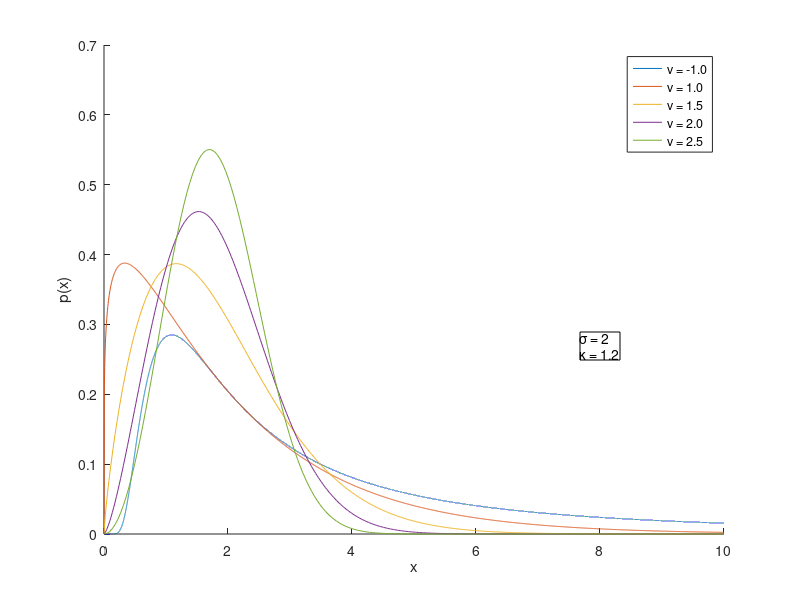
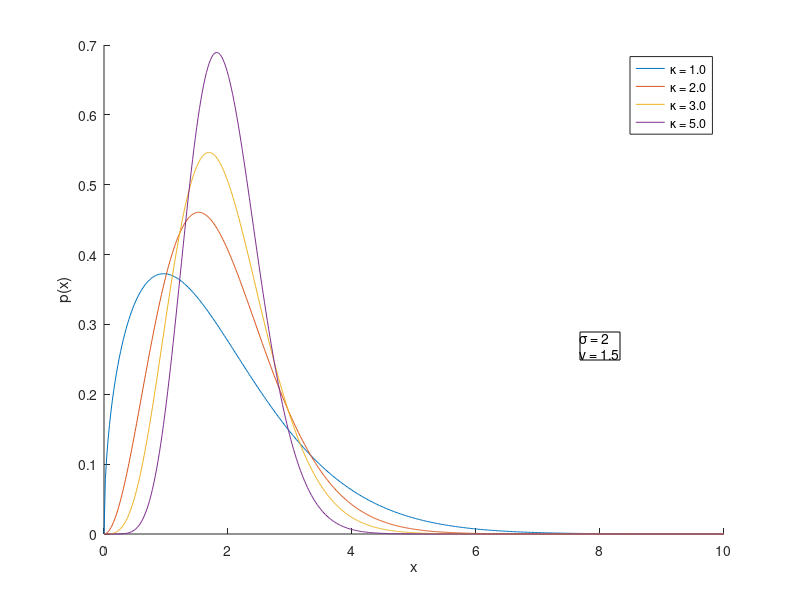
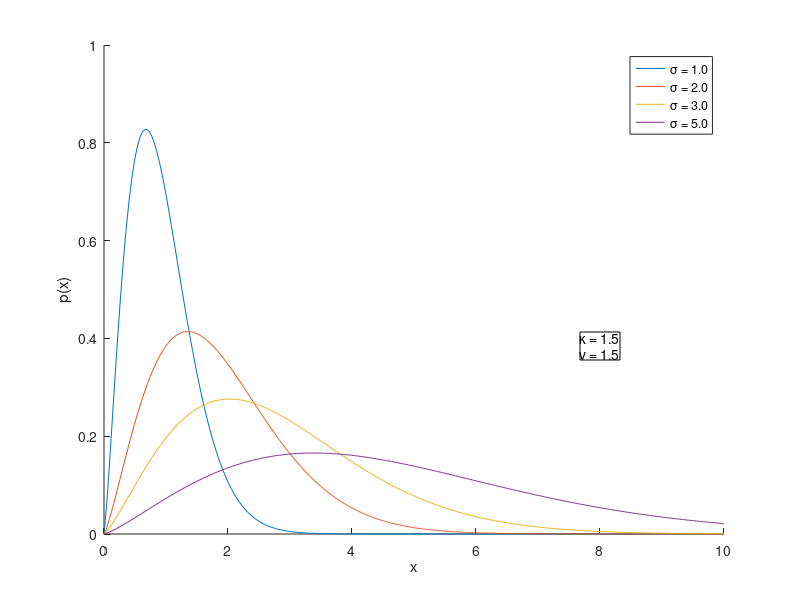

Write the MATLAB code that produced these figures, in order.
%%%%%%%%%%%%%%%%%%%%%%%%%%%%%%%%%%%%%%%%%%%%%%%%%%%%%%%%%%%%%%%%%%%%%%%%%%%
% Script for plotting GGD pdf for various parameter combinations, to
% illustrate the descriptive ability of the distribution.
%
% O. Pappas
%%%%%%%%%%%%%%%%%%%%%%%%%%%%%%%%%%%%%%%%%%%%%%%%%%%%%%%%%%%%%%%%%%%%%%%%%%%
clear all 
close all 


% Test case
global sggd
global vggd
global kggd

% FIG 1
figure
hold on;
xlabel('x');
ylabel('p(x)');

sggd = 2;
vggdarr = [ -1.0, 1.0, 1.5, 2.0, 2.5];
kggd = 1.2;

for i = 1:5
    vggd = vggdarr(i);
    pdf = @(x) (abs(vggd) * kggd^kggd) / (sggd*gamma(kggd))*((x/sggd)^(kggd*vggd-1))*(exp(-kggd*(x/sggd)^vggd));
    fplot(pdf,[0,10]);
end
% LEGEND
legend(['\nu = -1.0'],['\nu = 1.0'],['\nu = 1.5'],['\nu = 2.0'],['\nu = 2.5']);
% VARIABLE ANNOTATION
dim = [0.725, 0.4, 0.1, 0.1];
str = {'\sigma = 2', '\kappa = 1.2'};
annotation('textbox',dim,'String',str,'FitBoxToText','on');



% FIG 2
figure
hold on;
xlabel('x');
ylabel('p(x)');

sggd = 2;
vggd = 1.5;
kggdarr = [ 1.0, 2.0, 3.0, 5.0]; %5.0 last

for i = 1:4
    kggd = kggdarr(i);
    pdf = @(x) (abs(vggd) * kggd^kggd) / (sggd*gamma(kggd))*((x/sggd)^(kggd*vggd-1))*(exp(-kggd*(x/sggd)^vggd));
    fplot(pdf,[0,10]);
%     area_under_pdf = integral(pdf, 0, 10)
end
% LEGEND
legend(['\kappa = 1.0'],['\kappa = 2.0'],['\kappa = 3.0'],['\kappa = 5.0']);
% VARIABLE ANNOTATION
dim = [0.725, 0.4, 0.1, 0.1];
str = {'\sigma = 2', '\nu = 1.5'};
annotation('textbox',dim,'String',str,'FitBoxToText','on');

% FIG 3
figure
hold on;
xlabel('x');
ylabel('p(x)');

vggd = 1.5;
kggd = 1.5;
sggdarr = [ 1.0, 2.0, 3.0, 5.0]; %5.0 last

for i = 1:4
    sggd = sggdarr(i);
    pdf = @(x) (abs(vggd) * kggd^kggd) / (sggd*gamma(kggd))*((x/sggd)^(kggd*vggd-1))*(exp(-kggd*(x/sggd)^vggd));
    fplot(pdf,[0,10]);
%     area_under_pdf = integral(pdf, 0, 10)
end
% LEGEND
legend(['\sigma = 1.0'],['\sigma = 2.0'],['\sigma = 3.0'],['\sigma = 5.0']);
% VARIABLE ANNOTATION
dim = [0.725, 0.4, 0.1, 0.1];
str = {'\kappa = 1.5', '\nu = 1.5'};
annotation('textbox',dim,'String',str,'FitBoxToText','on');





